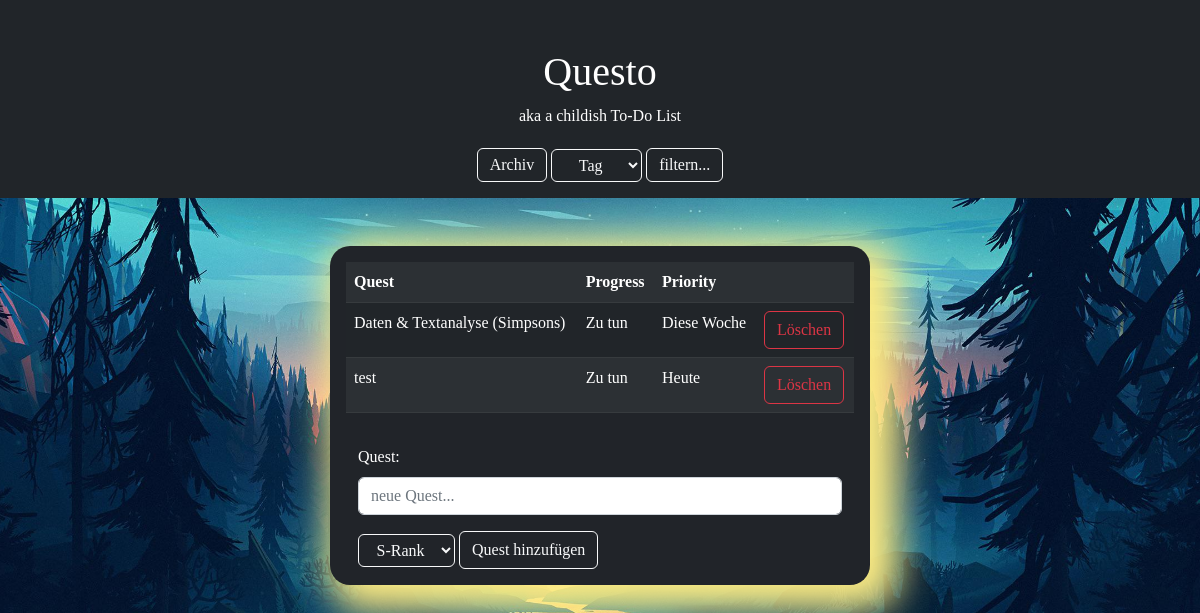
The page /questo_bt/ on the database its author committed.
### questo_bt/models.py (models this page shows, shortened)
class Quest(models.Model):
    text = models.CharField(max_length=200)
    status = models.CharField(max_length=1, choices=status_choices, default="T")
    priority = models.CharField(max_length=1, choices=priority_choices, default="S")
    def status_translation(self):
        status_texts = {
            "T": "Zu tun",
            "D": "Erledigt",
            "C": "Gecancelt",
            }
        return status_texts[self.status]
    def priority_translation(self):
        priority_texts = {
            "S": "Heute",
            "A": "Diese Woche",
            "B": "Diesen Monat",
            }
        return priority_texts[self.priority]

### questo_bt/views.py (the view)
# urls.py: path('', views.index, name='index'),
def index(request):
    context = {}
    context["quests"] = Quest.objects.all(
    ).exclude(
        status="D"
    ).order_by('-status')
    return render(request, "questo_bt/index.html", context)

### questo_bt/templates/questo_bt/index.html (shortened to what this page needs)
{% extends 'questo_bt/base.html' %}
{% load static %}
{% block content %}
<div class="container-fluid pt-5 pb-1 bg-dark text-white text-center">
    <h1>Questo</h1>
    <p>aka a childish To-Do List</p>
</div>
<div class="container-fluid bg-dark text-white text-center mb-5 pb-3">
    <form action="{% url 'questo_bt:filter_quests' %}" method="POST">
        <a href="{% url 'questo_bt:solved_quests' %}" class="btn btn-outline-light pt-1 pb-1">Archiv</a>
        <select class="btn btn-outline-light" name="priority">
            <option value="S">Tag</option>
        </select>
        <input type="submit" value="filtern..." class="btn btn-outline-light pt-1 pb-1">
    </form>
</div>
<div class="custom">
    <table class="table table-dark table-striped p-5 m-3">
        <tr>
            <th>Quest</th>
            <th>Progress</th>
            <th>Priority</th>
            <th></th>
        </tr>
        {% if quests %}
        {% for quest in quests %}
        <tr>
            <td>
                <a class="text-decoration-none text-white" href="{% url 'questo_bt:detail' quest.id %}">{{quest.text}}</a>
            </td>
            <td>{{quest.status_translation}}</td>
            <td>{{quest.priority_translation}}</td>
            <td>
                <form action="{% url 'questo_bt:delete_quest' quest.id %}" method="POST">
                    <input type="submit" value="Löschen" class="btn btn-outline-danger">
                </form>
            </td>
        </tr>
        {% endfor %}
        {% else %}
        <tr>
            <td colspan="4">
                keine Quests...
            </td>
        </tr>
        {% endif %}
    </table>
    <div class="container-sm text-white m-3">
        <form action="{% url 'questo_bt:add_quest' %}" method="POST">
            <label for="Aufgaben">Quest: </label>
            <input type="text" value="" id="text" name="text" class="form-control mt-2" placeholder="neue Quest...">
            <select class="btn btn-outline-light mt-3" name="priority">
                <option value="S">S-Rank</option>
            </select>
            <input type="submit" value="Quest hinzufügen" class="btn btn-outline-light mt-3">
        </form>
    </div>
</div>
{% endblock %}

### questo_bt/static/questo_bt/override.css (style rules this page uses)
body { background-image: url('questo_bt.jpg'); background-size:cover; background-position: center; background-attachment: fixed; background-repeat: no-repeat; font-family: Immortal, 'Times New Roman', Times, serif; }
.custom { background-color: #212429; display:flex; flex-wrap: wrap; width: 540px; margin:auto; box-shadow: 14px 11px 37px 16px rgba(252,235,131,1.000); border-radius: 20px 20px 20px 20px; }

### rows shown on the page
Quest: text "Daten & Textanalyse (Simpsons)", status_translation "Zu tun", priority_translation "Diese Woche"
Quest: text "test", status_translation "Zu tun", priority_translation "Heute"
